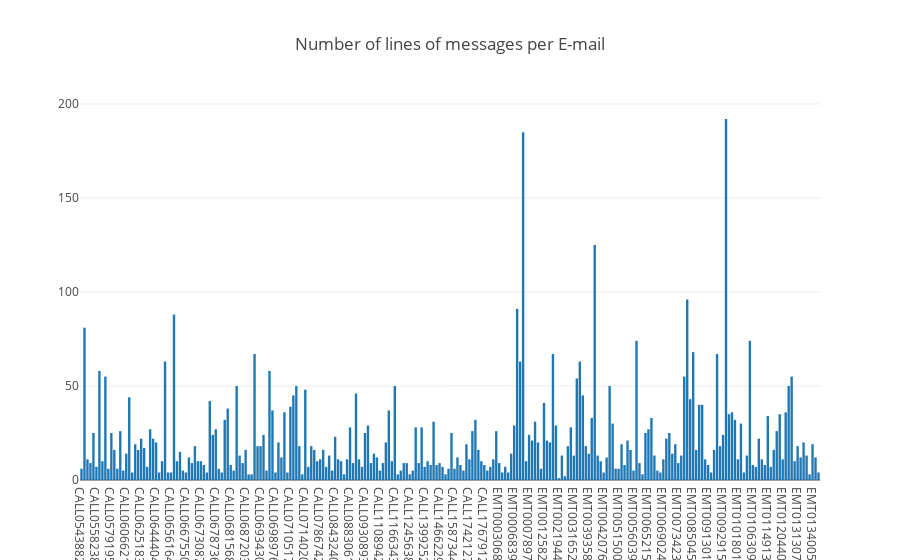

Here is the notebook cell this chart was saved with:
### Markdown cell above
#### Messages analysis
We have 248 e-mails in which 75% of them have 28 messages.

### Code cell
display(df.groupby('callrec_u_email').count().describe())
dfMessages = df.groupby('callrec_u_email').size()
layout = go.Layout(title=go.layout.Title(text='Number of lines of messages per E-mail'))
fig = go.Figure(data=[go.Bar(x=dfMessages.index, y=dfMessages.values)], layout=layout)
iplot(fig)

### Figure 1 — Plotly figure (JSON) as saved in the notebook; plotly's stock layout.template omitted (floating-point values rounded to 4 significant figures; data arrays with more than 128 entries replaced by an {"elided": "..."} marker saying what was removed)
{"data": [{"type": "bar", "uid": "8dd03c08-42b5-4866-bc5d-dea4f01face0", "x": {"elided": "248 str values"}, "y": {"elided": "248 int values"}}], "layout": {"title": {"text": "Number of lines of messages per E-mail"}}}
